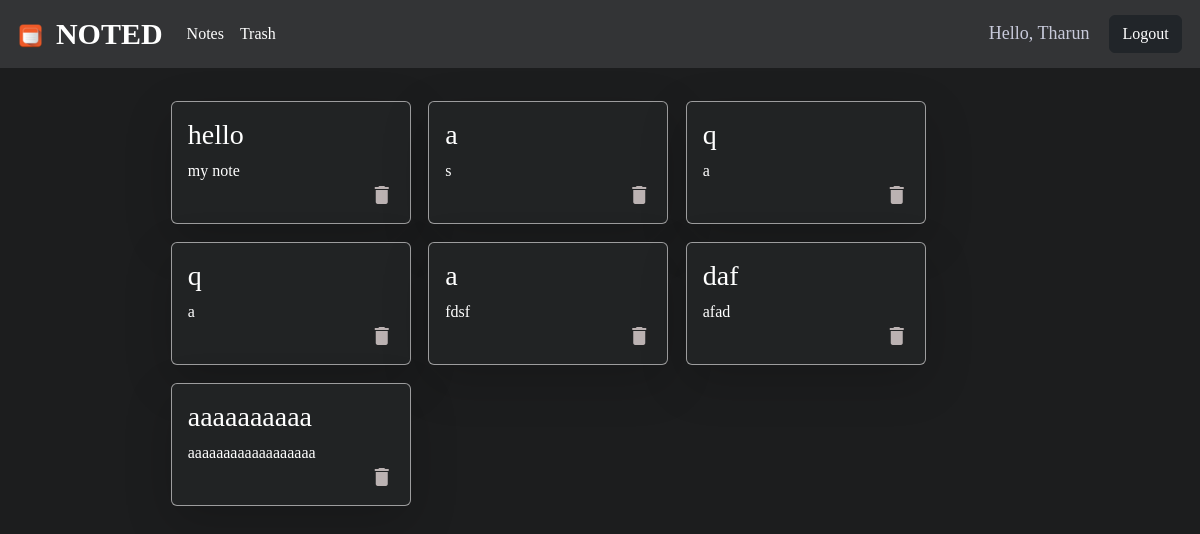
Screenshot of /trash/ (signed in) with the database file from the repository.
### notesapp/models.py (models this page shows, shortened)
class Trash(models.Model):
    title = models.CharField(max_length=100)
    content = models.TextField()
    user = models.ForeignKey(User, on_delete=models.CASCADE, default=None)

### notesapp/views.py (the view)
# urls.py: path('trash/', trash_view, name='trash'),
@login_required(login_url='notesapp:login')
def trash_view(request):
    trash_list = Trash.objects.filter(user=request.user)
    context = {
        'trash_list' : trash_list,
    }
    return render(request, 'notesapp/trash.html', context)

### notesapp/templates/notesapp/trash.html
{% extends 'notesapp/home.html' %}
{% load static %}
{% block general %}
<br>
{% if trash_list %}
<div class="container all-notes">
    {% for note in trash_list %}
    <div class="card box shadow-lg">
        <div class="card-body">
            <h3>{{note.title}}</h3>
                {{note.content}}
                <div class="icons">
                    <a href="{% url 'notesapp:delete_trash' id=note.id %}" class="trash-icon">
                        <i class="material-icons delete-icon">delete</i>
                    </a>
                </div>
        </div>
    </div>
    {% endfor %}
</div>
{% endif %}
{% endblock %}

### notesapp/templates/notesapp/home.html (shortened to what this page needs)
{% load static %}
<!DOCTYPE html>
<html lang="en">
<head>
    <link href="https://cdn.jsdelivr.net/npm/bootstrap@5.3.1/dist/css/bootstrap.min.css"
        rel="stylesheet">
    <link rel="stylesheet" type="text/css" href="{% static 'css/styles.css' %}">
</head>
<body>
    <div>
        <nav class="navbar navbar-expand-lg bg-body-tertiary navigation">
            <div class="container-fluid">
                <div class="navbar-brand title" >
                    <img class="note-img" src="{% static 'images/note.png' %}" alt="Note Image"/>
                    <strong>NOTED</strong>
                </div>
                {% if request.user.is_authenticated %}
                    <div class="collapse navbar-collapse" id="navbarTogglerDemo02">
                        <ul class="navbar-nav me-auto mb-2 mb-lg-0">
                        <li class="nav-item">
                            <a class="nav-link" aria-current="page" href="{% url 'notesapp:notes' %}">Notes</a>
                        </li>
                        <li class="nav-item">
                            <a class="nav-link" aria-current="page" href="{% url 'notesapp:trash' %}">Trash</a>
                        </li>
                        </ul>
                        <span class="hello-user" >Hello, {{request.user|title}}</span>
                        <span>
                            <button class="btn btn-dark">
                                <a class="hello-user nav-link" href="{% url 'notesapp:logout' %}">Logout</a>
                            </button>
                        </span>
                    </div>
                {% endif %}
            </div>
        </nav>
    </div>
    {% block general %}{% endblock %}
</body>
</html>

### static/css/styles.css (style rules this page uses)
body { background-color: #1c1d1e; color:white; font-family: 'Times New Roman', Times, serif; }
.note-img { height: 25px; width: 25px; margin: 0 5px 5px 0; }
.title { font-size: 30px; }
.navigation { background: #333436 !important; color: white !important; padding: 0.4em; }
.navbar-nav .nav-link { color: white; }
.navbar-brand { color: white; }
.icons { margin-bottom: -15px; }
.delete-icon { color: #bbb2b2; float: right; }
.card-body { padding: 0.5em; }
.box { display: flex; color: white; min-width: 30vb; border: 0.5px solid #ffffff8e; margin: 1%; padding: 0.5em; float: left; background-color: #212324; }
.all-notes { margin: 0 auto; width: 75%; }
span.hello-user { margin-right: 20px; color: #c8cadb; font-size: large; }

### rows the page displays
Trash: title "hello", content "my note"
Trash: title "a", content "s"
Trash: title "q", content "a"
Trash: title "q", content "a"
Trash: title "a", content "fdsf"
Trash: title "daf", content "afad"
Trash: title "aaaaaaaaaa", content "aaaaaaaaaaaaaaaaaa"

### other values shown
{{ request.user|title }} "Tharun"
